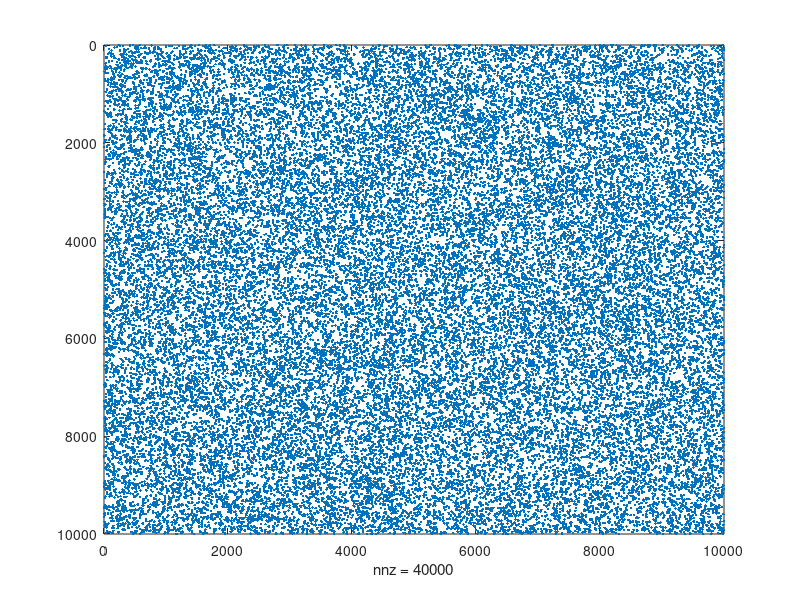

Here is the MATLAB script that generated this plot: (Note: this script raises an error after producing the figure.)

A = sprandn(10000,10000,0.0004);
whos A

spy(A)
nnz(A)

v = rand(10000,1);
tic, for k = 1:100, A*v; end, toc

F = full(A);
tic, for k = 1:100, F*v; end, toc

B = A;
tic, B(:,1000) = sum(B(:,1:10000),2); toc

B = A;
tic, B(1000,:) = sum(B(1:10000,:),1); toc

grid = numgrid('S',500);
A = delsq(grid);
spy(A)

n = size(A,1); 
b = ones(n,1);
tic, x = A\b; toc

m = 20000;
A = sprandn(m,m,0.001) + m/100*speye(m);
b = ones(m,1);
dA = diag(A);
N = - triu(A,1) - tril(A,-1);
x = 0*b;
normres = [];
for k = 1:50
    x = (N*x + b)./dA;
    normres = [normres;norm(b-A*x)];
end
semilogy(normres)
title('Convergence of Jacobi iteration')

mu = sqrt(m);
for i = 1:4
    A = sprandn(m,m,0.001) + mu*speye(m);
    dA = diag(A);
    N = - triu(A,1) - tril(A,-1);
    x = 0*b;
    normres = [];
    for k = 1:50
        x = (N*x + b)./dA;
        normres = [normres;norm(b-A*x)];
    end
    semilogy(normres)
    hold on
    mu = mu/4;
end
title('Convergence of Jacobi iteration')
